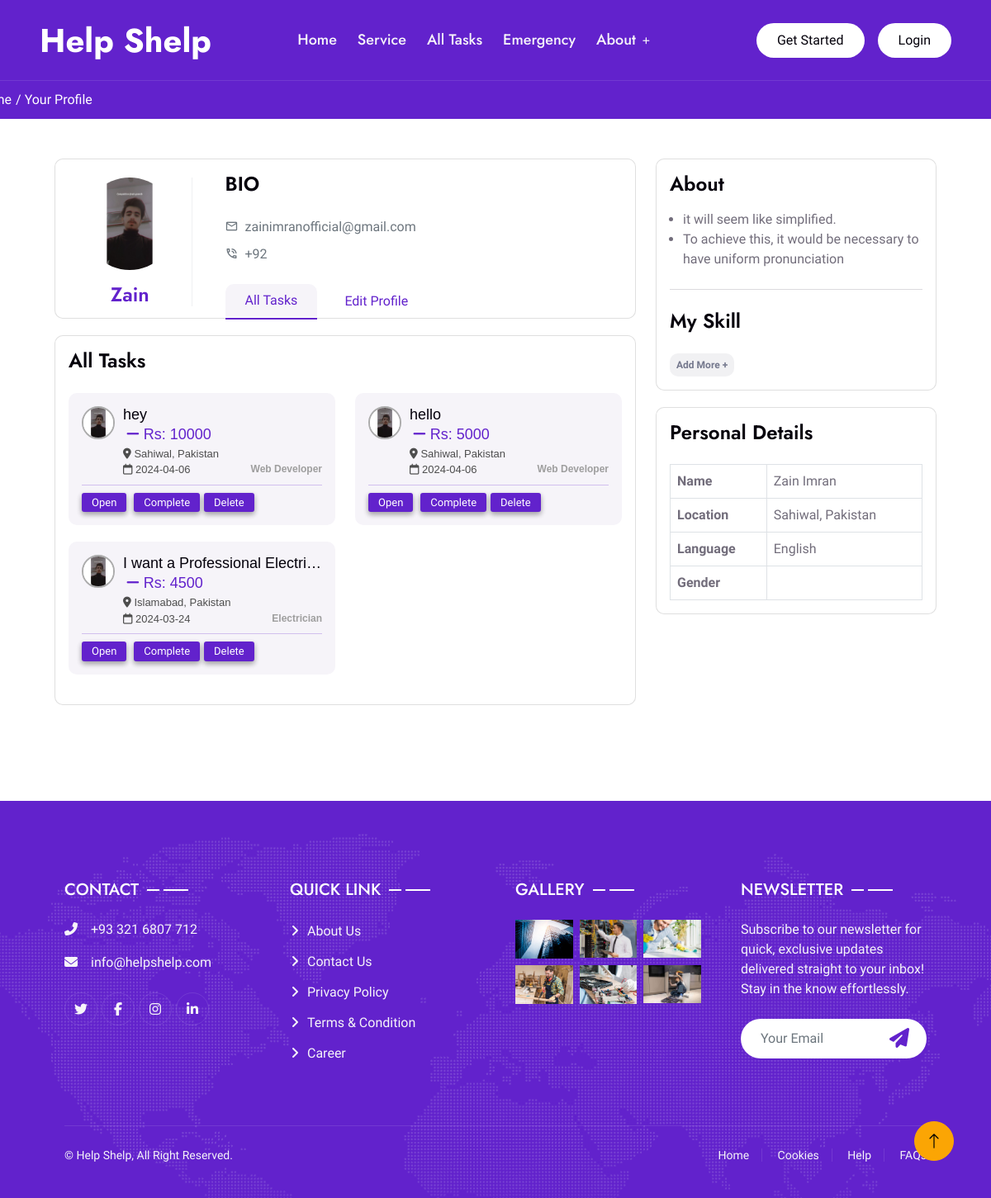
Screenshot of /profile.php?ID=16 with the database file from the repository.
### tables this page shows
CREATE TABLE `users` (
  `ID` int(11) NOT NULL,
  `Image` varchar(255) NOT NULL,
  `First Name` varchar(255) NOT NULL,
  `Last Name` varchar(255) NOT NULL,
  `Bio` varchar(1000) NOT NULL,
  `Email` varchar(255) NOT NULL,
  `Number` varchar(255) NOT NULL,
  `Gender` varchar(255) NOT NULL,
  `Skills` varchar(255) NOT NULL,
  `Category` varchar(255) NOT NULL,
  `Location` varchar(255) NOT NULL,
  `Password` varchar(255) NOT NULL,
  `CPassword` varchar(255) NOT NULL,
  `Google ID` varchar(255) NOT NULL
);

CREATE TABLE `task` (
  `ID` int(11) NOT NULL,
  `User` varchar(255) NOT NULL,
  `Title` varchar(255) NOT NULL,
  `Number` varchar(255) NOT NULL,
  `Description` varchar(255) NOT NULL,
  `Category` varchar(255) NOT NULL,
  `Latitude` varchar(255) NOT NULL,
  `Longitude` varchar(255) NOT NULL,
  `Location` varchar(255) NOT NULL,
  `Budget` varchar(255) NOT NULL,
  `Date` date NOT NULL DEFAULT current_timestamp(),
  `Status` int(255) NOT NULL
);

### profile.php (the view, shortened to what this page needs)
<!DOCTYPE html>
<html lang="en">
<head>
    <link rel="stylesheet" href="https://cdnjs.cloudflare.com/ajax/libs/font-awesome/6.5.1/css/all.min.css">
    <link href="https://cdn.jsdelivr.net/npm/bootstrap-icons@1.4.1/font/bootstrap-icons.css" rel="stylesheet">
    <link href="lib/animate/animate.min.css" rel="stylesheet">
    <link href="lib/owlcarousel/assets/owl.carousel.min.css" rel="stylesheet">
    <link href="lib/lightbox/css/lightbox.min.css" rel="stylesheet">
    <link rel="stylesheet" href="https://cdnjs.cloudflare.com/ajax/libs/MaterialDesign-Webfont/7.2.96/css/materialdesignicons.min.css">
    <link href="CSS/bootstrap.min.css" rel="stylesheet">
    <link href="CSS/style.css" rel="stylesheet">
</head>
<body>
    <div class="container-xxl bg-white p-0">
        <div class="container-xxl position-relative p-0">
          <?php
          include 'navbar.php';
          ?>
          <div class="container-xxl bg-primary firsttop">
          <div class="container py-5">
                  <div class="row py-4">
                      <div class="top d-flex">
                          <div>
                          <a href="index.php">Home</a>
                      </div>
                      <div>
                          <p>/ Your Profile</p>
                      </div>
                  </div>
                  </div>
              </div>
          </div>
      </div>
        <div class="container-xl container-xxl container-lg container-md">
<div class="container-fluid">
<div class="container-fluid mt-5 mb-5">
<?php
include 'Admin/conn.php';
$get = $_GET['ID'];
$display = "SELECT * FROM `users` WHERE ID = '$get'";
$query = mysqli_query($conn, $display);
$data = mysqli_fetch_array($query);
?>
<div class="row">
    <div class="col-xl-8">
        <div class="card">
            <div class="card-body pb-0">
                <div class="row align-items-center">
                    <div class="col-md-3">
                        <div class="text-center border-end">
                        <?php if(!empty($data['Image'])) { ?>
                            <?php if (filter_var($data['Image'], FILTER_VALIDATE_URL)) { ?>
                            <img src="<?php echo $data['Image']; ?>" class="img-fluid avatar-xxl rounded-circle" alt="">
                            <?php } else { ?>
                            <img src="userimage/<?php echo $data['Image']; ?>" class="img-fluid avatar-xxl rounded-circle" alt="">
                            <?php } ?>
                            <?php } else { ?>
                            <img src="./userimage/user.jpg" class="img-fluid avatar-xxl rounded-circle" alt="">
                            <?php } ?>
                            <h4 class="text-primary font-size-20 mt-3 mb-1"><?php echo $data['First Name']; ?></h4>
                        </div>
                    </div>
                    <div class="col-md-9">
                        <div class="ms-3">
                            <div>
                                <h4 class="card-title mb-2">BIO</h4>
                            </div>
                            <div class="row my-4">
                                <div class="col-md-12">
                                    <div>
                                        <p class="text-muted mb-2 fw-medium"><i class="mdi mdi-email-outline me-2"></i><?php echo $data['Email']; ?>
                                        </p>
                                        <p class="text-muted fw-medium mb-0"><i class="mdi mdi-phone-in-talk-outline me-2"></i>+92<?php echo $data['Number']; ?>
                                        </p>
                                    </div>
                                </div>
                            </div>
                            <ul class="nav nav-tabs nav-tabs-custom border-bottom-0 mt-3 nav-justfied" role="tablist">
                                <li class="nav-item" role="presentation">
                                    <a class="nav-link px-4 active" data-bs-toggle="tab" href="#projects-tab" role="tab" aria-selected="false" tabindex="-1">
                                        <span class="d-none d-sm-block">All Tasks</span>
                                    </a>
                                </li>
                                <li>
                                    <a class="nav-link px-4 ms-2 text-primary" href="account.php?ID=<?php echo $data ['ID']; ?> " aria-selected="false" tabindex="-1">
                                        <span class="d-none d-sm-block">Edit Profile</span>
                                    </a>
                                </li>
                            </ul>
                        </div>
                    </div>
                </div>
            </div>
        </div>
        <div class="card">
            <div class="tab-content p-3">
                <div class="tab-pane active show" id="projects-tab" role="tabpanel">
                    <div class="d-flex align-items-center">
                        <div class="flex-1">
                            <h4 class="card-title mb-4">All Tasks</h4>
                        </div>
                    </div>
                    <div class="row" id="all-projects">
<?php
include 'Admin/conn.php';
$display = "SELECT task.*, users.ID AS UserID, users.Image AS UserImage FROM task JOIN users ON task.User = users.ID WHERE User = '$get' ORDER BY ID DESC";
$query = mysqli_query($conn, $display);
while($data= mysqli_fetch_array($query)){
?>
                        <div class="col-md-6" id="project-items-1">
<form action="" method="POST">
                      <a href="taskdetails.php?ID=<?php echo $data ['ID'];?>"><div class="card taskcard border-0 bg-light">
                              <div class="taskmoney">
                              <small><i class="fa-solid fa-minus"></i> Rs: <?php echo $data['Budget']; ?></small>
                              </div>
                        <div class="card-body">
                         <div class="d-flex">
                         <?php if (!empty($data['UserImage'])) { ?>
                                <?php if (filter_var($data['UserImage'], FILTER_VALIDATE_URL)) { ?>
                                    <img src="<?php echo $data['UserImage']; ?>" alt="Profile Picture" class="rounded-circle" style="width: 40px; height: 40px; object-fit: cover; margin-right: 10px; border:2px solid rgb(172, 172, 172);">
                                <?php } else { ?>
                                    <img src="userimage/<?php echo $data['UserImage']; ?>" alt="Profile Picture" class="rounded-circle" style="width: 40px; height: 40px; object-fit: cover; margin-right: 10px; border:2px solid rgb(172, 172, 172);">
                                <?php } ?>
                            <?php } else { ?>
                                <img src="./userimage/user.jpg" alt="Profile Picture" class="rounded-circle" style="width: 40px; height: 40px; object-fit: cover; margin-right: 10px; border:2px solid rgb(172, 172, 172);">
                            <?php } ?>
                          <h6 class="card-title"><?php echo $data['Title']; ?></h6>
                    </div>
                          <p class="card-text mb-0 mt-2"><i class="fa-solid fa-location-dot"></i> <?php echo $data['Location']; ?></p>
                          <div class="d-flex justify-content-between">
                           <div>
                          <p class="card-text mb-2"><i class="fa-regular fa-calendar"></i> <?php echo $data['Date']; ?></p>
                        </div>
                        <div>
                          <span><?php echo $data['Category']; ?></span>
                        </div>
                          </div>
                          <hr class="mt-0 mb-2">
                          <div class="taskstatus">
                          <form action="profile.php" method="POST">
                          <input type="submit" name="open" value="Open"></input>
                          <input type="submit" name="complete" value="Complete"></input>
                         <a href="profile.php?remove=<?php echo $data['ID']; ?>" onclick="return confirm('Are you Confirm to Delete your Account?')"><input type="button" value="Delete"></input></a>
                          </form>
                    </div>
                        </div>
                      </div></a>
                    </form>
                        </div>
<?php
}
?>
                    </div>
                </div>
            </div>
        </div>
    </div>
<?php
include 'Admin/conn.php';
$get = $_GET['ID'];
$display = "SELECT * FROM `users` WHERE ID = '$get'";
$query = mysqli_query($conn, $display);
$data = mysqli_fetch_array($query);
?>
    <div class="col-xl-4">
        <div class="card">
            <div class="card-body">
                <div class="pb-2">
                    <h4 class="card-title mb-3">About</h4>
                    <ul class="ps-3 mb-0">
                        <li>it will seem like simplified.</li>
                        <li>To achieve this, it would be necessary to have uniform pronunciation</li>
                    </ul>
                </div>
                <hr>
                <div class="pt-2">
                    <h4 class="card-title mb-4">My Skill</h4>
                    <div class="d-flex gap-2 flex-wrap">
                        <span class="badge badge-soft-secondary p-2">Add More +</span>
                    </div>
                </div>
            </div>
        </div>
        <div class="card">
            <div class="card-body">
                <div>
                    <h4 class="card-title mb-4">Personal Details</h4>
                    <div class="table-responsive">
                        <table class="table table-bordered mb-0">
                            <tbody>
                                <tr>
                                    <th scope="row">Name</th>
                                    <td><?php echo $data['First Name']; ?> <?php echo $data['Last Name']; ?></td>
                                </tr>
                                <tr>
                                    <th scope="row">Location</th>
                                    <td><?php echo $data['Location']; ?></td>
                                </tr>
                                <tr>
                                    <th scope="row">Language</th>
                                    <td>English</td>
                                </tr>
                                <tr>
                                    <th scope="row">Gender</th>
                                    <td><?php echo $data['Gender']; ?></td>
                                </tr>
                            </tbody>
                        </table>
                    </div>
                </div>
            </div>
        </div>
    </div>
</div>
</div>
</div>
  </div>
        <?php
        include 'footer.php';
        ?>
        <a href="#" class="btn btn-lg btn-secondary btn-lg-square back-to-top"><i class="bi bi-arrow-up"></i></a>
    </div>
</body>
</html>

### CSS/style.css (style rules this page uses)
:root { --primary: #6222CC; --secondary: #FBA504; --light: #F6F4F9; --dark: #04000B; }
body { overflow-x: hidden; }
.back-to-top { position: fixed; display: none; right: 45px; bottom: 45px; z-index: 99; }
h3, h4, .fw-semi-bold { font-weight: 600 !important; }
h5, h6, .fw-medium { font-weight: 500 !important; }
.btn { font-weight: 500; transition: .5s; }
.btn-lg-square { width: 48px; height: 48px; }
.btn-square, .btn-sm-square, .btn-lg-square { padding: 0; display: flex; align-items: center; justify-content: center; font-weight: normal; border-radius: 50px; }
.top { position: absolute; display: flex; margin-left: -75px; bottom: -5px; }
.top a { text-decoration: none; color: white; padding-right: 5px; }
.top p { color: white; }
.taskcard { position: relative; width: 100%; }
.taskcard p { white-space: nowrap; width: 100%; overflow: hidden; text-overflow: ellipsis; font-size: 13px; font-family: Verdana, Geneva, Tahoma, sans-serif; padding-left: 50px; padding-right: 20px; color: rgb(77, 77, 77); }
.taskcard h6 { font-size: 18px; white-space: nowrap; width: 100%; overflow: hidden; text-overflow: ellipsis; font-family: Verdana, Geneva, Tahoma, sans-serif; }
.taskcard span { font-size: 12px; color: rgb(158, 158, 158); display: flex; font-weight: bold; font-family: Verdana, Geneva, Tahoma, sans-serif; }
.taskstatus { margin-bottom: 0; margin-top: 0; display: flex; }
.taskstatus input { padding: 2px 12px; background-color: #6222CC; color: white; font-size: 13px; border-radius: 3px; border: 0; margin-right: 5px; box-shadow: rgba(0, 0, 0, 0.16) 0px 3px 6px, rgba(0, 0, 0, 0.23) 0px 3px 6px; }
.taskmoney small { position: absolute; font-size: 18px; left: 70px; top: 37px; font-family: Verdana, Geneva, Tahoma, sans-serif; color: #6222CC; }
.avatar-xxl { height: 7rem; width: 7rem; }
.card { margin-bottom: 20px; }
.pb-0 { padding-bottom: 0!important; }
.rounded-circle { border-radius: 50%!important; }
.nav-tabs-custom .nav-item .nav-link.active { color: #6222CC; }
.nav-tabs-custom .nav-item .nav-link { border: none; }
.border-end { border-right: 1px solid #eff0f2 !important; }
.nav-tabs-custom .nav-item { position: relative; color: #343a40; }
.nav-tabs-custom .nav-item .nav-link.active:after { -webkit-transform: scale(1); transform: scale(1); }
.nav-tabs-custom .nav-item .nav-link::after { content: ""; background: #6222CC; height: 2px; position: absolute; width: 100%; left: 0; bottom: -2px; -webkit-transition: all 250ms ease 0s; transition: all 250ms ease 0s; -webkit-transform: scale(0); transform: scale(0); }
.badge-soft-secondary { color: #74788d; background-color: rgba(116,120,141,.1); }
.badge-soft-secondary { color: #74788d; }

### CSS/navbar.css (style rules this page uses)
:root { --primary: #6222CC; --secondary: #FBA504; --light: #F6F4F9; --dark: #04000B; }
.container { padding: 16px; }

### rows the page displays
users: Image (picture), First Name "Zain", Email "zainimranofficial@gmail.com", Last Name "Imran", Location "Sahiwal, Pakistan"
task: Budget "10000", users.Image (picture), Title "hey", Location "Sahiwal, Pakistan", Date "2024-04-06", Category "Web Developer"
task: Budget "5000", users.Image (picture), Title "hello", Location "Sahiwal, Pakistan", Date "2024-04-06", Category "Web Developer"
task: Budget "4500", users.Image (picture), Title "I want a Professional Electri…", Location "Islamabad, Pakistan", Date "2024-03-24", Category "Electrician"
